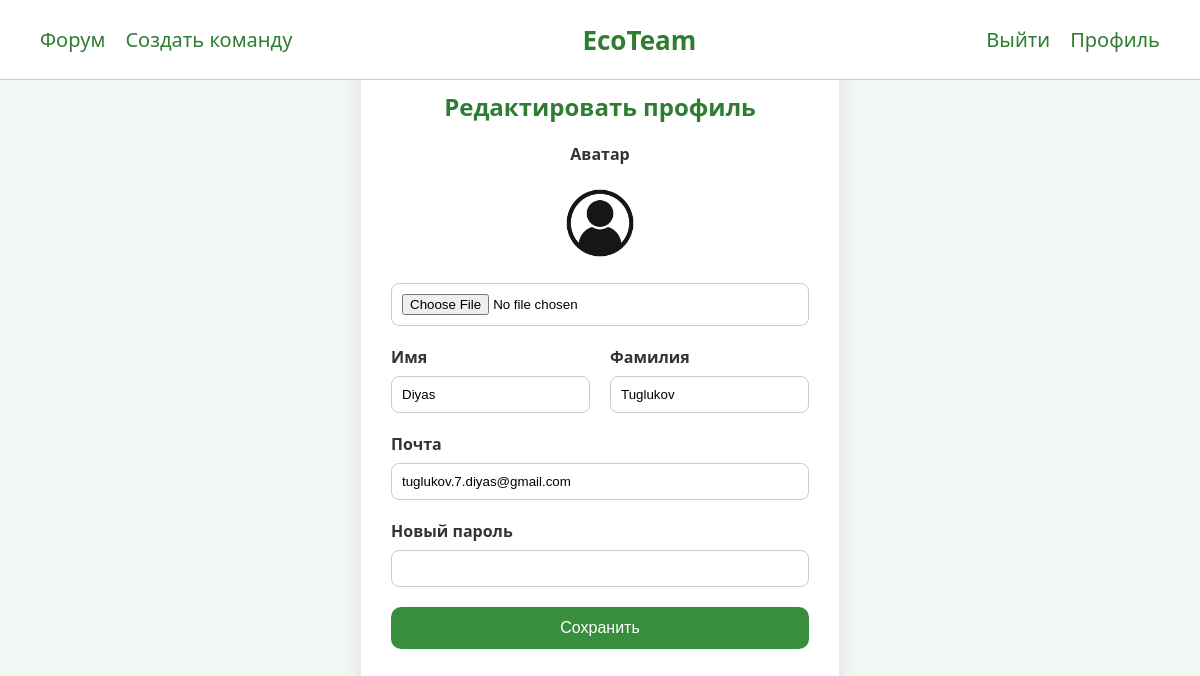
Page /users/changeprofdata/ (signed in) on the committed database.
### users/models.py (models this page shows)
class User(AbstractUser):
    image = models.ImageField(upload_to='avatars', blank=True, null=True, default='static/defaultuser.jpg')

### users/views.py (the view)
# urls.py: path('changeprofdata/', userChangeView, name='redak'),
def userChangeView(request):
    err = None
    if request.method == 'POST':
        form = UserChangeData(data=request.POST, files=request.FILES, instance=request.user)
        if form.is_valid():
            user = form.save(commit=False)
            user.set_password(form.cleaned_data['password'])
            user.save()
            return redirect('index')
        else:
            err = form.errors
    else:
        form = UserChangeData(instance=request.user)
    return render(request, 'users/redak.html', {'form': form, 'title': 'Редактирование профиля | EcoTeam', 'errors': err})

### users/forms.py
class UserChangeData(forms.ModelForm):
    image = forms.FileField(widget=forms.FileInput())
    first_name = forms.CharField(widget=forms.TextInput())
    last_name = forms.CharField(widget=forms.TextInput())
    email = forms.EmailField(widget=forms.EmailInput())
    password = forms.CharField(widget=forms.PasswordInput())
    class Meta:
        model = User
        fields = ['first_name', 'last_name', 'email', 'password', 'image']

### users/templates/users/redak.html (shortened to what this page needs)
{% extends 'main/base.html' %}
{% load static %}
{% block css %}
    <link rel="stylesheet" href="{% static 'redak.css' %}">
    <link rel="stylesheet" href="{% static 'style.css' %}">
{% endblock %}
{% block content %}
    <div class="container">
        <h2>Редактировать профиль</h2>
        <form method='post' enctype= multipart/form-data>
            <div class="form-group center">
                <label>Аватар</label>
                <div class="avatar-preview"
                     style="background-image: url('{%if user.image%} {{request.user.image.url}} {%else%} https://via.placeholder.com/100 {%endif%}')"></div>
                {{ form.image }}
            </div>
            <div class="form-row">
                <div class="form-group half">
                    <label>Имя</label>
                    {{ form.first_name }}
                </div>
                <div class="form-group half">
                    <label>Фамилия</label>
                    {{ form.last_name }}
                </div>
            </div>
            <div class="form-group">
                <label>Почта</label>
                {{ form.email }}
            </div>
            <div class="form-row">
                <div class="form-group half">
                    <label>Новый пароль</label>
                    {{ form.password }}
                </div>
            </div>
            <button type="submit">Сохранить</button>
        </form>
    </div>
{% endblock %}

### static/redak.css (style rules this page uses)
body { font-family: Arial, sans-serif; background-color: #f4f7f5; margin: 0; padding: 0; }
.container { max-width: 700px; margin: 40px auto; background: white; padding: 30px; border-radius: 16px; box-shadow: 0 0 20px rgba(0,0,0,0.1); }
h2 { text-align: center; color: #2e7d32; }
.form-group { margin-bottom: 20px; }
label { display: block; margin-bottom: 8px; font-weight: bold; color: #333; }
input[type="text"], input[type="email"], input[type="password"], input[type="file"] { width: 100%; padding: 10px; border: 1px solid #ccc; border-radius: 8px; box-sizing: border-box; }
.form-row { display: flex; gap: 20px; }
.half { flex: 1; }
.avatar-preview { width: 100px; height: 100px; border-radius: 50%; background-color: #eee; background-size: cover; background-position: center; margin: 0 auto 10px; }
.center { text-align: center; }
button { width: 100%; padding: 12px; background-color: #388e3c; color: white; border: none; border-radius: 10px; font-size: 16px; cursor: pointer; }

### static/style.css (style rules this page uses)
* { box-sizing: border-box; scroll-behavior: smooth; transition: all 0.3s ease; }
body { margin: 0; font-family: 'Segoe UI', Tahoma, Geneva, Verdana, sans-serif; background-color: #f3f7f3; display: flex; min-height: 100vh; }

### rows in the picture
User: image (placeholder picture), first_name "Diyas", last_name "Tuglukov", email "tuglukov.7.diyas@gmail.com"
